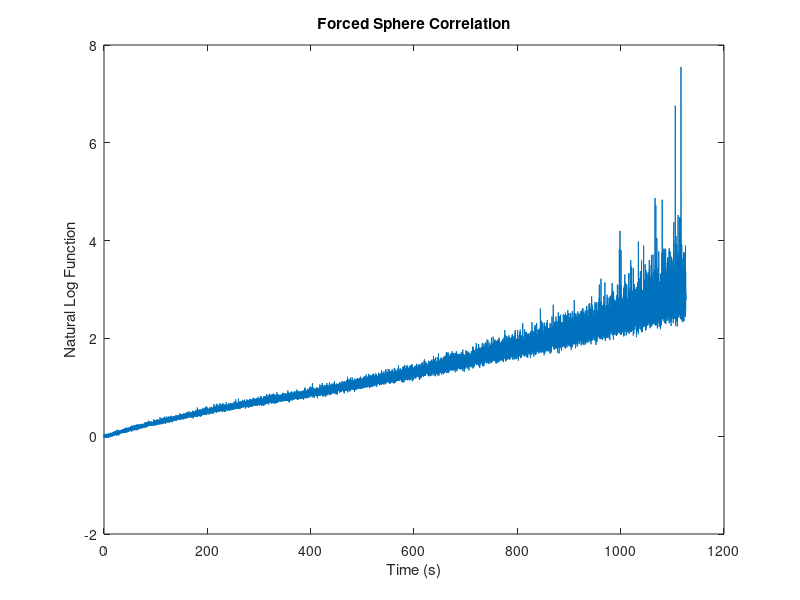
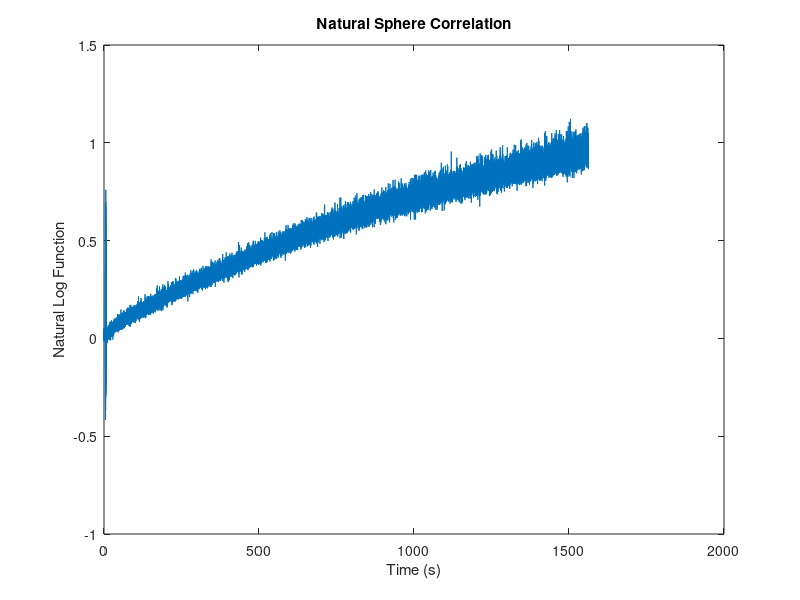

The MATLAB script that drew these images, in order:
clear
clc
close all

%% Read in data
forced = importdata('Sphere_Forced_edit.txt');
natural = importdata('Sphere_Natural_edit.txt');
% fcube = importdata('
% ncube = 

%% Constants
rho = 7930; %material: 304 SS
cp = 500;
d = 38.1/1000;
As = 4*pi/4*d^2;
V = 4/3*pi*(d/2)^3;

%% Regression
lfor = length(forced(:,1));
lnat = length(natural(:,1));
tof = forced(1,2);
ton = natural(1,2);
tinf = 20;

ln_for = log((tof-tinf)./(forced(:,2)-tinf));
ln_nat = log((ton-tinf)./(natural(:,2)-tinf));
t_for = forced(:,1);
t_nat = natural(:,1);

figure
plot(t_for,ln_for)
title('Forced Sphere Correlation')
xlabel('Time (s)')
ylabel('Natural Log Function')

figure
plot(t_nat,ln_nat)
title('Natural Sphere Correlation')
xlabel('Time (s)')
ylabel('Natural Log Function')

reg_for = polyfit(ln_for,t_for,1);
reg_nat = polyfit(ln_nat,t_nat,1);

%% h calc
h_forced = (rho*V*cp)/(abs(reg_for(1))*As)
h_natural = (rho*V*cp)/(abs(reg_nat(1))*As)
